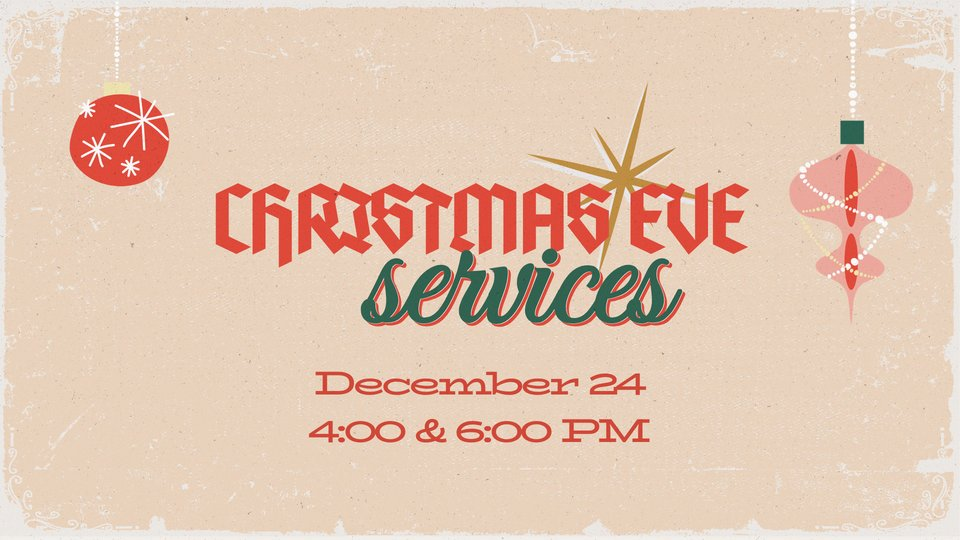
#> input picture weekly-guide/img/christmas-eve-2026.jpg, 960 x 540 px
$ python img.py img/christmas-eve-2026.jpg img/christmas-experience-2026.jpg 100
#> lines starting #> are read from the running program, lines starting #| are printed output that depends on the picture
#!/usr/bin/env python3
"""Resize an image for the Weekly Guide and save it under weekly-guide/img/.

  python3 img.py <source file> <output name> [width]

Images come from Ben's OneDrive (Master Media/Slides, Sermon Graphics,
Logos): read the file with the Microsoft 365 read_resource tool, which saves
the original to a local file, then run this on that file. Output is served
publicly at https://benslater01.github.io/firstnaz-skills/weekly-guide/img/<name>
once pushed to main. Only use church graphics meant for the public.
"""
import os, sys
from PIL import Image

src, name = sys.argv[1], sys.argv[2]
width = int(sys.argv[3]) if len(sys.argv) > 3 else 960
im = Image.open(src)
#> im is the input picture: PIL image 960x540 RGB; mean R, G, B 227.5, 198.9, 179.2
if im.width > width:
    im = im.resize((width, round(im.height * width / im.width)), Image.LANCZOS)
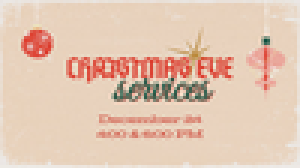
#> im: PIL image 100x56 RGB (shown 3 times larger); mean R, G, B 227.5, 198.8, 179.1
out = os.path.join(os.path.dirname(os.path.abspath(__file__)), "img", name)
if name.lower().endswith((".jpg", ".jpeg")):
    bg = Image.new("RGB", im.size, "white")
#> bg: PIL image 100x56 RGB; every value is 255
    bg.paste(im, mask=im.convert("RGBA").split()[3])
    bg.save(out, quality=85, optimize=True, progressive=True)
else:
    im.save(out, optimize=True)
print(out, im.size, os.path.getsize(out), "bytes")
#| weekly-guide/img/img/christmas-experience-2026.jpg (100, 56) 2115 bytes
print("URL: https://benslater01.github.io/firstnaz-skills/weekly-guide/img/" + name)
